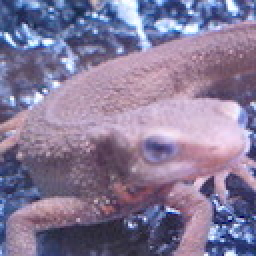
//> input picture Tutorial/imori.jpg, 128 x 128 px (shown 2 times larger)
$ ./tutorial   (built with g++ and OpenCV 4)
//> lines starting //> are read from the running program, lines starting //| are printed output that depends on the picture
#include <opencv2/core.hpp>
#include <opencv2/highgui.hpp>
#include <iostream>

using namespace std;

int main(int argc, const char* argv[]){
  cv::Mat img = cv::imread("../tutorial/imori.jpg",cv::IMREAD_COLOR);
//> img is the input picture: 128 rows x 128 cols, CV_8UC3; mean B, G, R 152.8, 121.8, 134.1

  int w,h;
  w = img.rows;
//> w = 128
  h = img.cols;
//> h = 128

  cout << w << "," << h <<endl;
//| 128,128

  cv::Mat img2 = img.clone();

  for (int i = 0; i < w / 2; i++){
    for (int j = 0; j < h / 2; j++){
      unsigned char t = img.at<cv::Vec3b>(j,i)[0];
      img.at<cv::Vec3b>(j,i)[0] = img.at<cv::Vec3b>(j,i)[2] = 255;
      img.at<cv::Vec3b>(j,i)[2] = t;
    }
  }
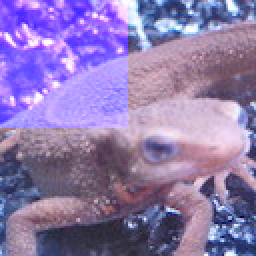
//> img: 128 rows x 128 cols, CV_8UC3 (shown 2 times larger); mean B, G, R 175.6, 121.8, 142.4

  cv::Mat disp;
  cv::Mat tmp[3];
  tmp[0] = img;
  tmp[1] = cv::Mat (cv::Size(10, h), CV_8UC3, cv::Scalar(0,0,0));
  tmp[2] = img2;
  cv::hconcat(tmp, 3, disp);
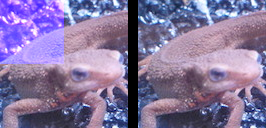
//> disp: 128 rows x 266 cols, CV_8UC3; mean B, G, R 158, 117.3, 133.1
  cv::imshow("sample", disp);
  cv::waitKey(0);
  cv::destroyAllWindows();

  cv::imwrite("out.jpg", disp);

  return 0;
}
